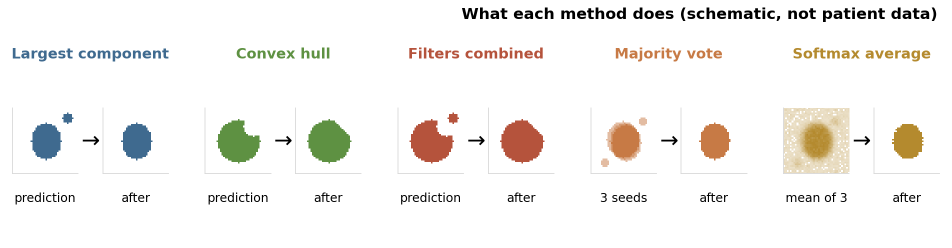
#> input picture figures/postprocessing_schematic.png, 1904 x 496 px (shown at 1/2 size)
$ python -i postprocessing_cases.py   (imports and definitions only)
#> lines starting #> are read from the running program, lines starting #| are printed output that depends on the picture; after the words box and inside, x2 and y2 are one past the last pixel; in counts of white or black regions, pixels touching at a corner belong together
#> further down, picture is the input picture: shape (496, 1904, 3); mean B, G, R 239.9, 242.6, 244.2
"""Real failure cases behind the post-processing candidates, and the schematic strip of what each method does.

    python dataset_analysis/postprocessing_cases.py [--out figures]

postprocessing_cases.png: one tile per validation case from deck/snellius_inventory/deficiencies_scur0049,
cropped to its CT picture, the prediction shaded red and the ground truth outlined in blue. The tiles carry no
text: the slide says in each card which case the picture is. Each tile sits in the column of the method it
motivates.
postprocessing_strip.png: the shapes of figures/postprocessing_schematic.png without its titles and captions.
"""

import argparse
import sys
from pathlib import Path

import nibabel as nib
import numpy as np
from PIL import Image
from scipy import ndimage

from postprocessing_schematic import BASELINE, HEIGHT_IN as SCHEMATIC_HEIGHT_IN, SIDE_IN
from utils import REPO, pyplot

# [1 line that did not run here, left out]
from plot_style import apply_style  # noqa: E402

# [1 line that did not run here, left out]
ENET, RESENC = "full_cv4_enet_dice_ce", "full_cv4_resenc_ds_unet_dice_ce"
# (schematic column, experiment, fold, seed, patient, organ, window)
# window = (centre x, centre y, half width, half height) in pixels of the saved 630 x 630 case image: a wide, short
# rectangle around the issue
CASES = [
    (0, RESENC, 0, 0, "Patient_30", "heart", (280, 425, 175, 125)),
    (1, ENET, 0, 2, "Patient_30", "heart", (330, 310, 210, 150)),
]
WIDTH_IN, TILE_W, TILE_H = 11.9, 2.2, 1.5
PREDICTION_RGB = (255, 45, 45)
CASE_SCALE = 0.85  # size of the axial pictures relative to the tile of the coronal ones
TRUTH_RGB = (0, 190, 255)
MIN_OUTLINE_PIXELS = (
    150  # a ground-truth outline is one long line; bone leaves small specks
)


YELLOW_RGB = (255, 210, 0)
# [1 line that did not run here, left out]
# (schematic column, folder of the seed volumes, CT, coronal plane, centre column, {seed: colour}): the seed that goes
# wrong is shaded red, the one that does not is outlined yellow
# [18 lines that did not run here, left out]


# [22 lines left out: function crop_picture, not called in this run]


def emphasise(pic: np.ndarray) -> np.ndarray:
    """Thickens and shades the outlines of a case picture so they read when shown small.

    The CT is grey, so every coloured pixel is the prediction outline; the ground-truth outline is the thin white
    line (bone is white too but in blobs, which an opening keeps). Both outlines are thickened and drawn solid,
    and what a closed outline encloses is tinted (prediction red, ground truth blue).

    Args:
        pic: RGB case picture, grey CT with a white ground-truth outline and a coloured prediction outline.

    Returns:
        The picture with the prediction shaded red and the ground truth outlined in blue.
    """
    white = pic.min(axis=2) > 235
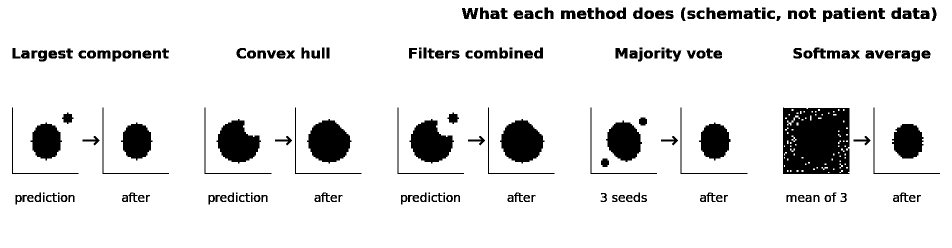
#> white: shape (496, 1904) bool (shown at 1/2 size); 90.3% white; 213 black regions (6 under 20 px), largest, box (x1, y1, x2, y2) and area: (1566, 215, 1699, 348) 16392, (614, 238, 703, 327) 5488, (1000, 238, 1089, 327) 5488
    thin_white = white & ~ndimage.binary_opening(white, np.ones((5, 5)))
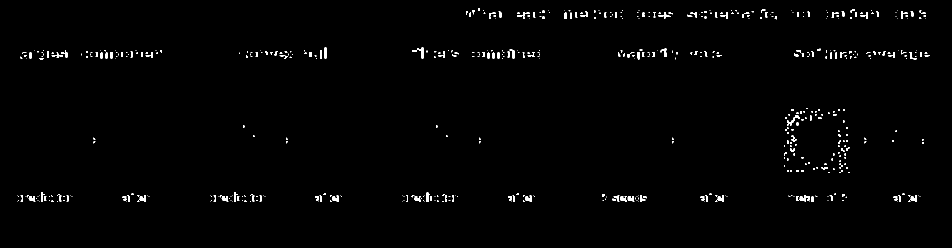
#> thin_white: shape (496, 1904) bool (shown at 1/2 size); 0.99% white; 565 white regions (410 under 20 px), largest, box (x1, y1, x2, y2) and area: (1574, 231, 1600, 251) 119, (834, 95, 847, 117) 114, (1599, 391, 1620, 403) 95
    pieces, _ = ndimage.label(thin_white, np.ones((3, 3)))
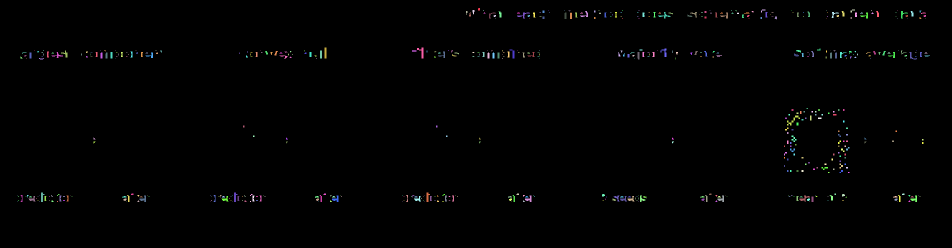
#> pieces: shape (496, 1904) int32 (shown at 1/2 size); 566 distinct labels, from 0 to 565; one colour per label, 0 black
    thin_white = np.isin(
        pieces, np.flatnonzero(np.bincount(pieces.ravel()) >= MIN_OUTLINE_PIXELS)[1:]
    )  # drop bone specks
#> thin_white: shape (496, 1904) bool; every value is 0
    coloured = pic.max(axis=2).astype(int) - pic.min(axis=2) > 40
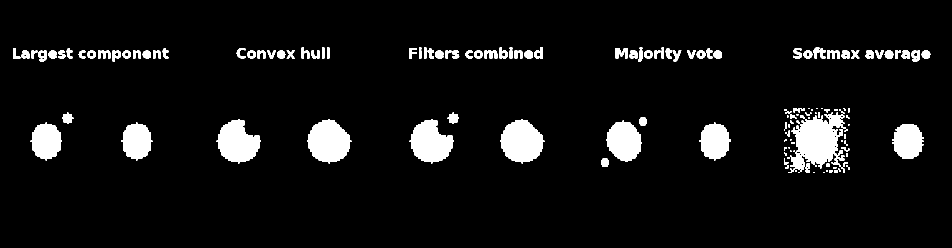
#> coloured: shape (496, 1904) bool (shown at 1/2 size); 6.5% white; 127 white regions (18 under 20 px), largest, box (x1, y1, x2, y2) and area: (1574, 218, 1696, 346) 8104, (614, 238, 703, 327) 5488, (1000, 238, 1089, 327) 5488
    outlines = (
        (ndimage.binary_dilation(thin_white, iterations=3), TRUTH_RGB),
        (ndimage.binary_dilation(coloured, iterations=2), PREDICTION_RGB),
    )
    out = pic.astype(float)
    for line, rgb in outlines:
        inside = ndimage.binary_fill_holes(line)
        out[inside] = 0.6 * out[inside] + 0.4 * np.array(rgb)
        out[line] = rgb
#> this loop made 2 passes
#> rgb on passes 1 to 2: (0, 190, 255), (255, 45, 45)
#> pass 2, in emphasise, `inside = ndimage.binary_fill_holes(line)`:
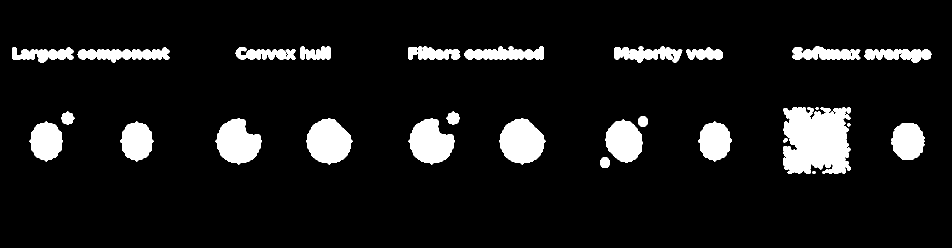
#> inside: shape (496, 1904) bool (shown at 1/2 size); 8.8% white; 32 white regions, largest, box (x1, y1, x2, y2) and area: (1566, 214, 1701, 348) 15327, (612, 236, 705, 329) 6099, (998, 236, 1091, 329) 6099
#> after the loop:
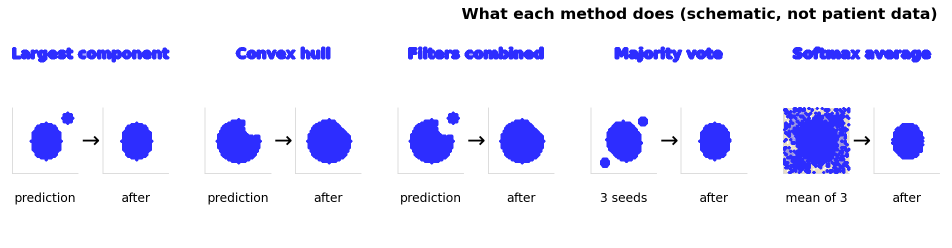
#> out: shape (496, 1904, 3) float64 (shown at 1/2 size); mean B, G, R 250.8, 232.5, 232.6
    return out.astype(np.uint8)


# [93 lines left out: functions seed_comparison, main, not called in this run]


# [2 lines not run here, left out]

>>> import cv2
>>> picture = cv2.imread('../figures/postprocessing_schematic.png')
>>> result = emphasise(picture)

$ run again, on figures/Patient_01_surface.png
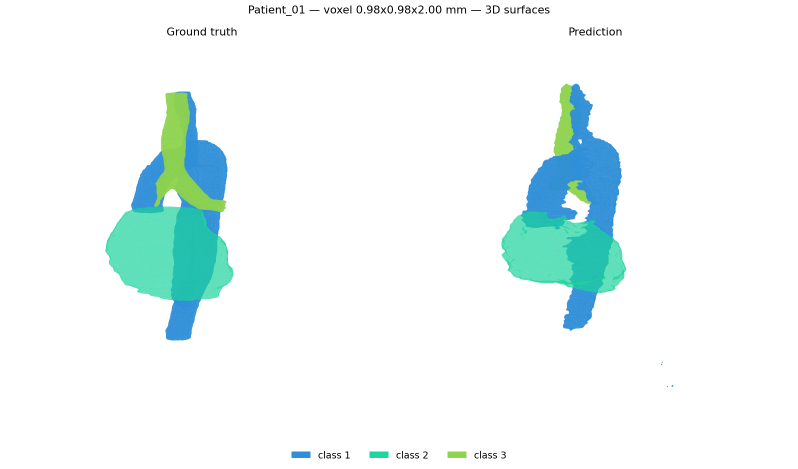
#> input picture figures/Patient_01_surface.png, 1596 x 937 px (shown at 1/2 size)
#> picture is the input picture: shape (937, 1596, 3); mean B, G, R 247.6, 248.2, 238
#> white: shape (937, 1596) bool; 90.5% white; 92 black regions (10 under 20 px), largest, box (x1, y1, x2, y2) and area: (210, 183, 467, 681) 69559, (1002, 167, 1253, 662) 64579, (583, 903, 621, 916) 494
#> pieces: shape (937, 1596) int32; 227 distinct labels, from 0 to 226
#> in emphasise, `coloured = pic.max(axis=2).astype(int) - pic.min(axis=2) > 40`:
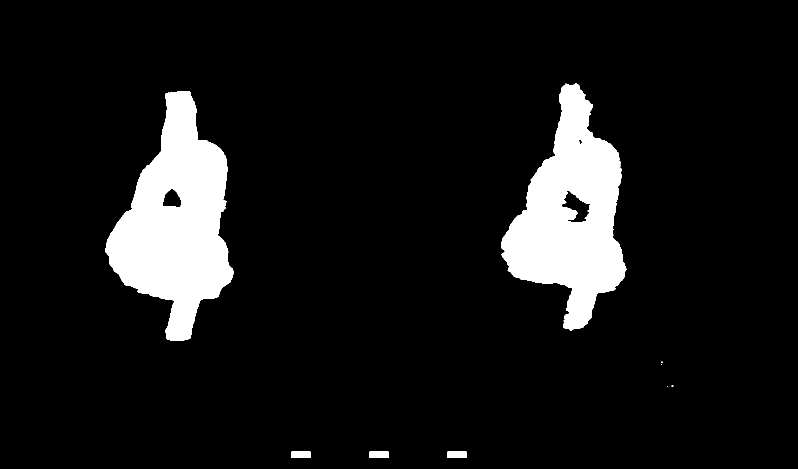
#> coloured: shape (937, 1596) bool (shown at 1/2 size); 9% white; 9 white regions (4 under 20 px), largest, box (x1, y1, x2, y2) and area: (210, 183, 467, 681) 69381, (1002, 167, 1253, 662) 64336, (583, 903, 621, 916) 494, (739, 903, 777, 916) 494, (895, 903, 933, 916) 494
#> the loop in emphasise, `for line, rgb in outlines:` made 2 passes
#> rgb on passes 1 to 2: (0, 190, 255), (255, 45, 45)
#> after the loop in emphasise, `for line, rgb in outlines:`:
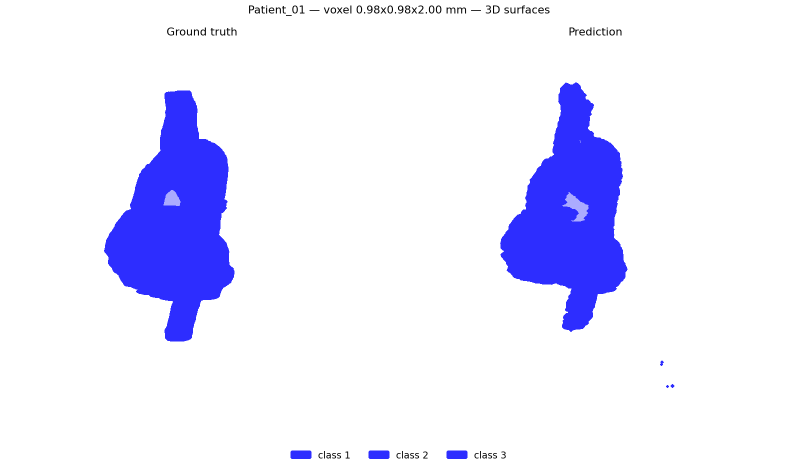
#> out: shape (937, 1596, 3) float64 (shown at 1/2 size); mean B, G, R 254.3, 234.3, 234.3

$ run again, on figures/affine_check.png
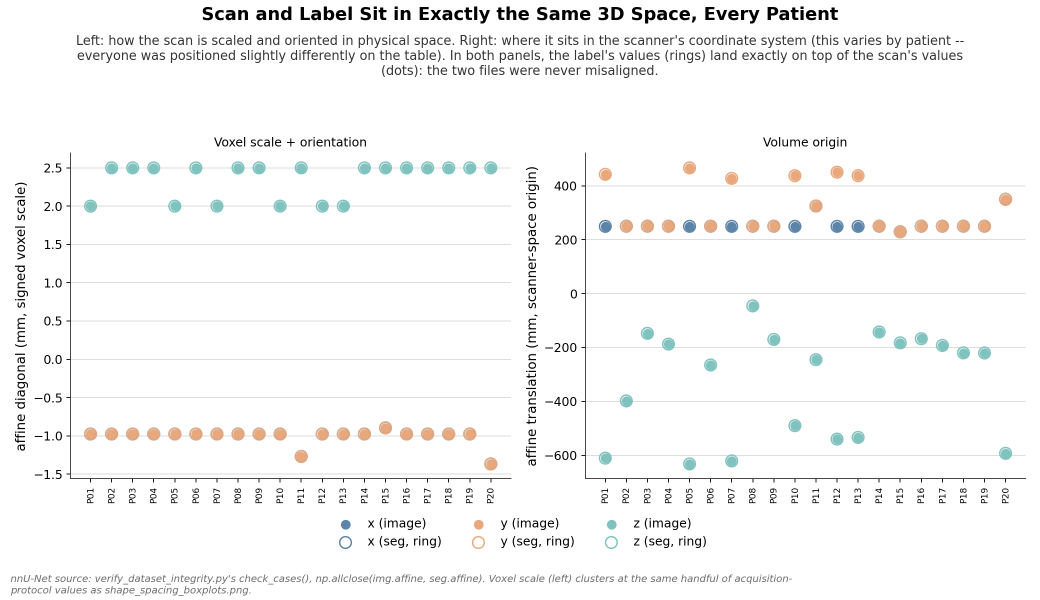
#> input picture figures/affine_check.png, 2080 x 1200 px (shown at 1/2 size)
#> picture is the input picture: shape (1200, 2080, 3); mean B, G, R 246.8, 247.1, 247
#> white: shape (1200, 2080) bool; 93.5% white; 924 black regions (87 under 20 px), largest, box (x1, y1, x2, y2) and area: (133, 305, 1023, 965) 38144, (1163, 305, 2052, 965) 18608, (1787, 450, 1814, 477) 577
#> pieces: shape (1200, 2080) int32; 2255 distinct labels, from 0 to 2254
#> in emphasise, `coloured = pic.max(axis=2).astype(int) - pic.min(axis=2) > 40`:
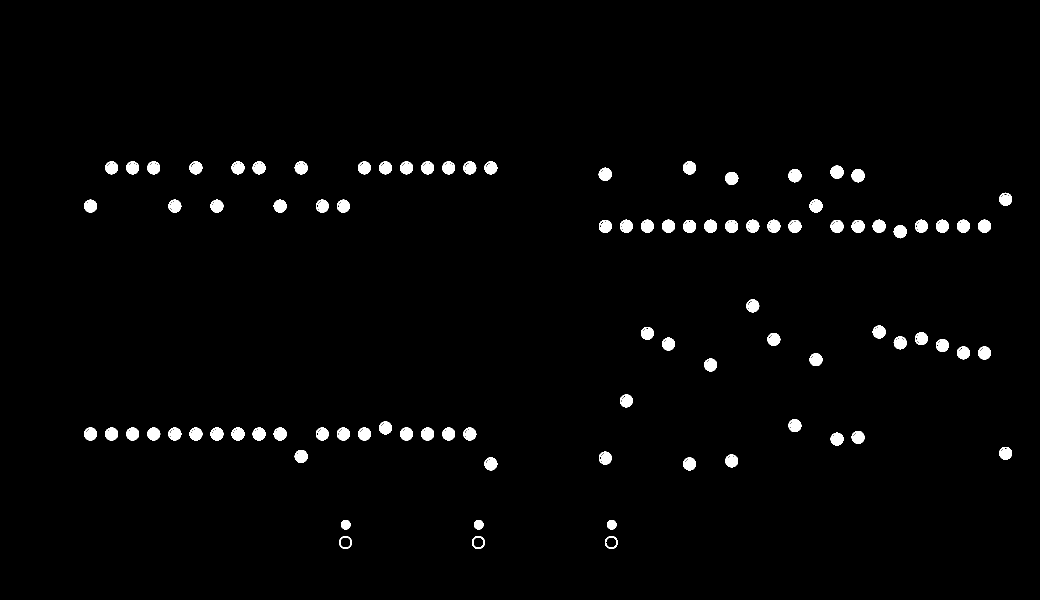
#> coloured: shape (1200, 2080) bool (shown at 1/2 size); 1.8% white; 92 white regions, largest, box (x1, y1, x2, y2) and area: (1661, 331, 1687, 358) 527, (1703, 338, 1729, 365) 527, (1577, 338, 1603, 365) 523
#> the loop in emphasise, `for line, rgb in outlines:` made 2 passes
#> rgb on passes 1 to 2: (0, 190, 255), (255, 45, 45)
#> after the loop in emphasise, `for line, rgb in outlines:`:
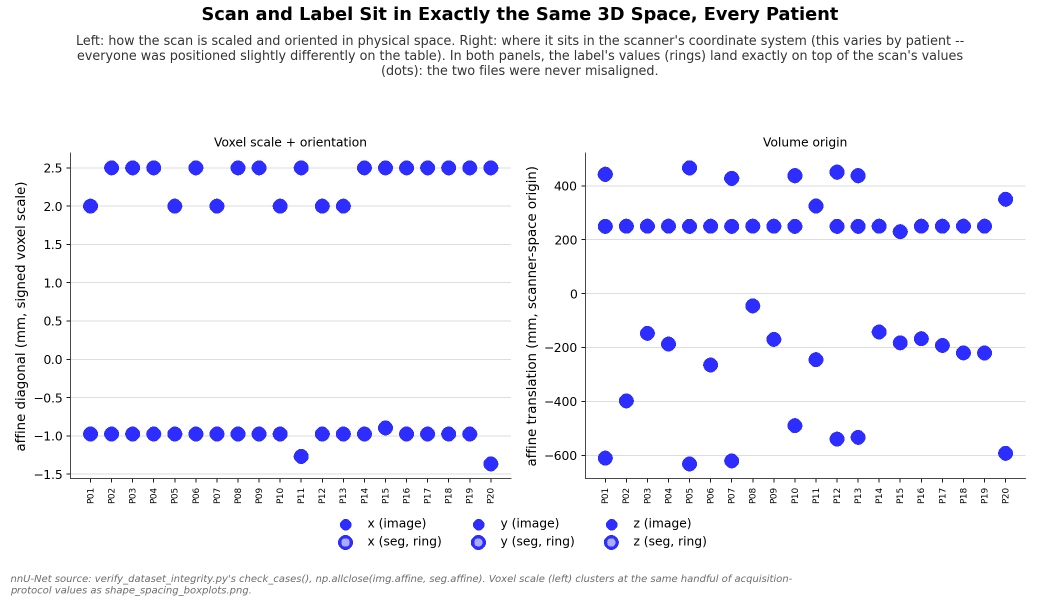
#> out: shape (1200, 2080, 3) float64 (shown at 1/2 size); mean B, G, R 248.5, 243.3, 243.3
